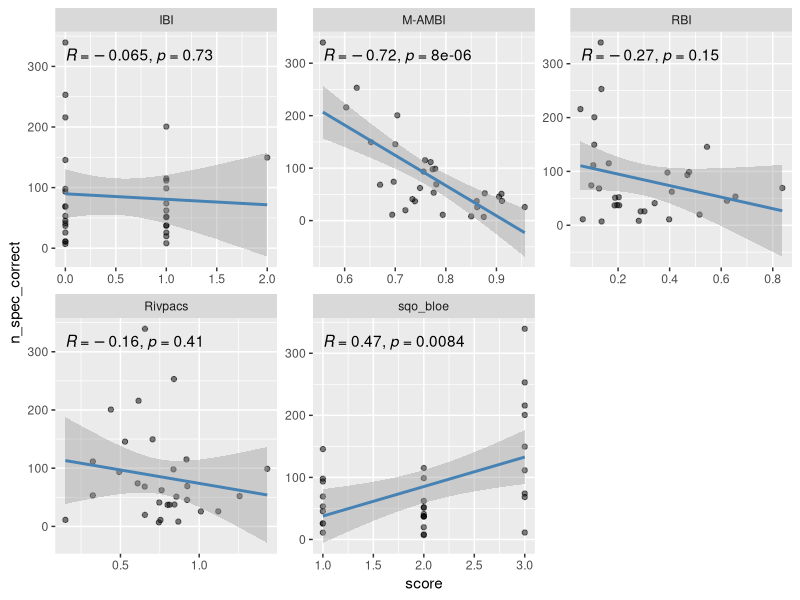

The R source for this figure:
## ---- chunk 1

library(tidyverse)
library(ggpubr)

## ---- chunk 2

mp_sed_con <- read.csv(file = "Data/sed_mp_con.csv")

condition_scores <- read.csv(file = "Data/b23_conditionscores.csv")

## ---- chunk 3

mpdata_scores <- left_join(mp_sed_con, condition_scores)

corr <- mpdata_scores %>%
  filter(index != "offshore_bri") %>%
  ggplot(aes(x = score, y = n_spec_correct))+
  geom_point(alpha = 0.5)+
  geom_smooth(method = "lm", se = TRUE, color = "steelblue") +
  stat_cor(method = "pearson", label.x.npc = "left", label.y.npc = "top") +
  facet_wrap(~index, scales = "free")

corr
